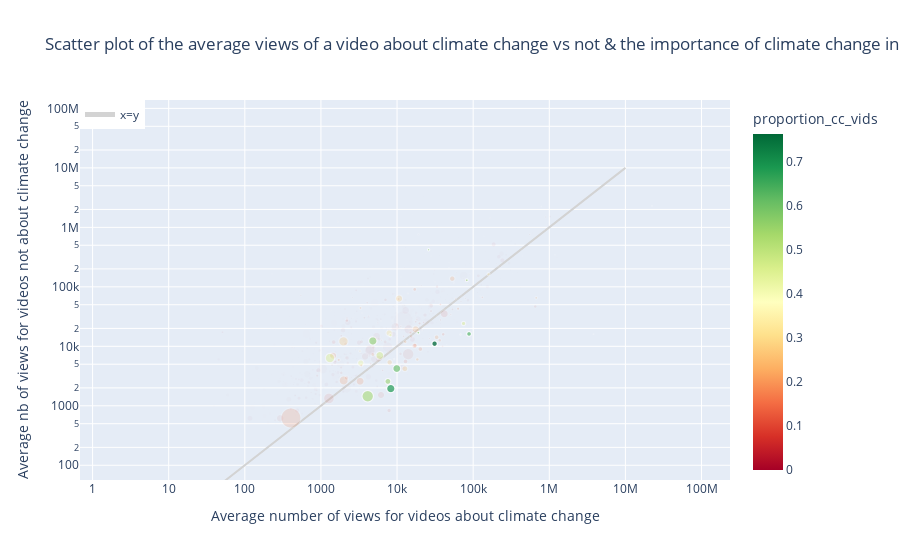

Here is the notebook cell this chart was saved with:
### Code cell
fig = px.scatter(ch_cc_df, x='avg_views_w_cc', y='avg_views_wo_cc',
                 size='cc_videos', color='proportion_cc_vids',
                 color_continuous_scale='RdYlGn',
                 opacity=ch_cc_df['proportion_cc_vids'],
                 labels={'avg_views_w_cc': 'Average views for videos about climate change',
                         'avg_views_wo_cc': 'Average views for videos not about climate change'},
                 title='Scatter plot of the average views of a video about climate change vs not & the importance of climate change in the channel',
                 hover_name=ch_cc_df.index)

fig.add_trace(go.Scatter(x=[0, 10**7], y=[0, 10**7], mode='lines', line=dict(color='lightgray'), name='x=y'))

fig.update_layout(
    xaxis_type="log",
    yaxis_type="log",
    legend=dict(x=0, y=1, traceorder='normal', orientation='h'),
    xaxis_title='Average number of views for videos about climate change',
    yaxis_title='Average nb of views for videos not about climate change'
)

fig.show()

### Figure 1 — Plotly figure (JSON) as saved in the notebook; plotly's stock layout.template omitted (floating-point values rounded to 4 significant figures; data arrays with more than 128 entries replaced by an {"elided": "..."} marker saying what was removed)
{"data": [{"hovertemplate": "<b>%{hovertext}</b><br><br>Average views for videos about climate change=%{x}<br>Average views for videos not about climate change=%{y}<br>cc_videos=%{marker.size}<br>proportion_cc_vids=%{marker.color}<extra></extra>", "hovertext": {"elided": "5725 str values"}, "legendgroup": "", "marker": {"color": {"elided": "5725 float values"}, "coloraxis": "coloraxis", "opacity": {"elided": "5725 float values"}, "size": {"elided": "5725 int values"}, "sizemode": "area", "sizeref": 5.173, "symbol": "circle"}, "mode": "markers", "name": "", "showlegend": false, "type": "scattergl", "x": {"elided": "5725 float values"}, "xaxis": "x", "y": {"elided": "5725 float values"}, "yaxis": "y"}, {"line": {"color": "lightgray"}, "mode": "lines", "name": "x=y", "type": "scatter", "x": [0, 10000000], "y": [0, 10000000]}], "layout": {"coloraxis": {"colorbar": {"title": {"text": "proportion_cc_vids"}}, "colorscale": [[0, "rgb(165,0,38)"], [0.1, "rgb(215,48,39)"], [0.2, "rgb(244,109,67)"], [0.3, "rgb(253,174,97)"], [0.4, "rgb(254,224,139)"], [0.5, "rgb(255,255,191)"], [0.6, "rgb(217,239,139)"], [0.7, "rgb(166,217,106)"], [0.8, "rgb(102,189,99)"], [0.9, "rgb(26,152,80)"], [1, "rgb(0,104,55)"]]}, "legend": {"itemsizing": "constant", "orientation": "h", "tracegroupgap": 0, "traceorder": "normal", "x": 0, "y": 1}, "title": {"text": "Scatter plot of the average views of a video about climate change vs not & the importance of climate change in the channel"}, "xaxis": {"anchor": "y", "domain": [0, 1], "title": {"text": "Average number of views for videos about climate change"}, "type": "log"}, "yaxis": {"anchor": "x", "domain": [0, 1], "title": {"text": "Average nb of views for videos not about climate change"}, "type": "log"}}}
